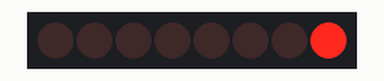
Bench run of a sketch on a simulated Teensy 4. Shown: 8 shift-register outputs drawn as a row of LEDs (first output left, lit = HIGH). Wiring (inferred from the names in the program): shift register (74HC595): data pin 0; shift clock pin 2; latch pin 1. Wiring (inferred from the signals the program sends): row of LEDs: on Q0, Q1, Q2, Q3, Q4, Q5, Q6, Q7. What the sketch prints to the serial monitor is not drawn.

Above: at 1.1 s.
At 3.1 s:
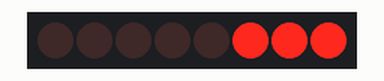
At 4.1 s:
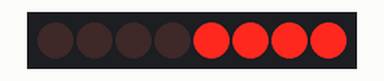
At 6.1 s:
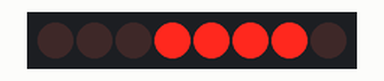
At 7.1 s:
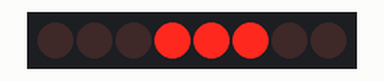
At 10.1 s:
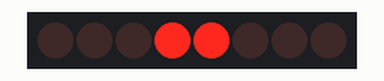
Timing chart, 0 to 14.5 s (numbered marks = the images above):
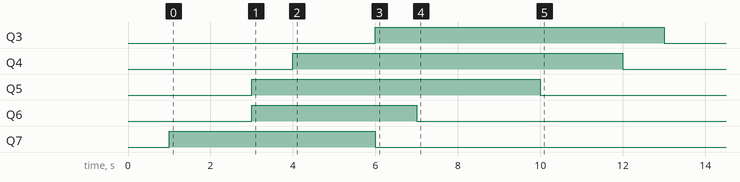

The sketch:

V3_interrupts.ino
```cpp
int noteStatus [] = {1, 1, 1, 1, 1, 0, 0, 0, 0, 0, 0};
int note [] = {24, 25, 26, 27, 28, 24, 25, 31, 26, 27, 28};
float timings [] = {1000000, 2000000, 0, 1000000, 2000000, 0, 1000000, 2000000, 1000000, 2000000, 1000000};
int current [] = {0, 0, 0, 0, 0, 0, 0, 0};
byte shift[8];
//Pin connected to latch pin (ST_CP) of 74HC595
const int latchPin = 1;
//Pin connected to clock pin (SH_CP) of 74HC595
const int clockPin = 2;
////Pin connected to Data in (DS) of 74HC595
const int dataPin = 0;
int currentIndex = 0;
int timingsIndex = 0;
int timingsLength;
int shiftIndex = 0;
int maxShiftRegister = 1;
float timingDelay;
//uint64_t solenoids = 0b0000000011111111000000001111111100000000111111110000000011111111;
uint8_t solenoids = 0b00000000;
IntervalTimer keyboard1;
//---------------------------------------//

void setup() {
  // put your setup code here, to run once:
  pinMode(latchPin, OUTPUT);
  pinMode(dataPin, OUTPUT);
  pinMode(clockPin, OUTPUT);
  Serial.begin(9600);
  timingsLength = sizeof(timings) / sizeof(float); //gets the length of the timing array
  timingsIndex = 0;
  shiftOut(dataPin, clockPin, LSBFIRST, solenoids);
  Serial.println("reset");
  keyboard1.begin(pressKey, timings[timingsIndex]);
}

void pressKey () {
  if (timingsIndex <= timingsLength) {
    currentIndex = 0;
    current[currentIndex] = note[timingsIndex] - 24;            //convert the note number to the bit number in the solenoids variable
    bitWrite(solenoids, current[currentIndex], noteStatus[timingsIndex]);//writes to the specific bit number of the solenoid variable turning it on or off
    timingsIndex++;         //increases the timingIndex by one to check the next note
    for (timingsIndex; timingsIndex < timingsLength; timingsIndex++) {          //checks the next timing to see whether it is a zero or not
      if (timings[timingsIndex] == 0) {          //if it is a zero then change the bit for that particular note to a high or low
        current[currentIndex] = note[timingsIndex] - 24;
        bitWrite(solenoids, current[currentIndex], noteStatus[timingsIndex]);
      }
      break;          //if it isn't a zero then break out of the for loop
    }
  }
  digitalWrite(latchPin, 0);
  shiftOut(dataPin, clockPin, LSBFIRST, solenoids);         //writes to the shift registers byte by byte
  digitalWrite(latchPin, 1);
  keyboard1.update(timings[timingsIndex]);
  Serial.println("");
}

void loop() {
}
```

print16.ino
```cpp
void print16(uint16_t myByte) {
  for (uint16_t mask = 0x8000; mask; mask >>= 1) {
    if (mask  & myByte)
      Serial.print('1');
    else
      Serial.print('0');
  }
  Serial.println("");
}
```

print8.ino
```cpp
void print8(byte myByte) {
  for (byte mask = 0x80; mask; mask >>= 1) {
    if (mask  & myByte)
      Serial.print('1');
    else
      Serial.print('0');
  }
  Serial.println("");
}
```

Measured:
- by itself, Q3: LOW → HIGH at 6.0 s, → LOW 7.0 s later
- by itself, Q4: LOW → HIGH at 4.0 s, → LOW 8.0 s later
- by itself, Q5: LOW → HIGH at 3.0 s, → LOW 7.0 s later
- by itself, Q6: LOW → HIGH at 3.0 s, → LOW 4.0 s later
- by itself, Q7: LOW → HIGH at 1.0 s, → LOW 5.0 s later
